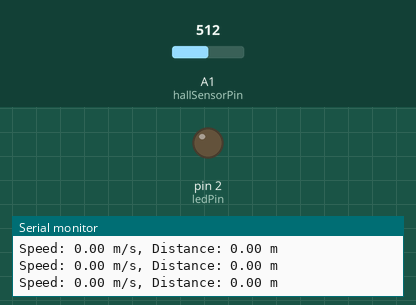
A sketch run on a simulated Arduino Uno, built with avr-gcc and run on an emulated ATmega328P. Parts: output pins drawn as LEDs (lit = HIGH), the last lines printed to the serial monitor. Inputs (shaded band) come from the test bench; at power-on: A1 (hallSensorPin) = 512.

Above: at 1.8 s.
1.9 s: A1 (hallSensorPin) set to 416
3.4 s: A1 (hallSensorPin) set to 389
At 5.2 s:
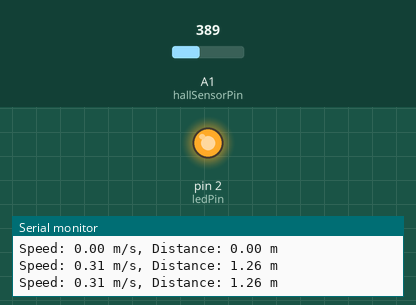
5.5 s: A1 (hallSensorPin) set to 410
At 7.3 s:
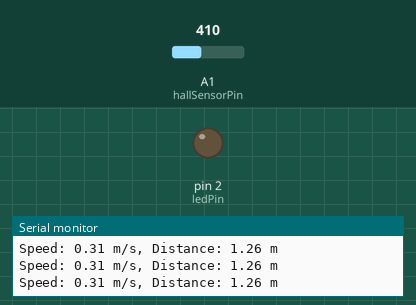
7.6 s: A1 (hallSensorPin) set to 390
At 8.5 s:
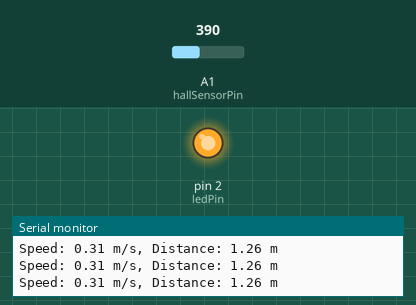
Timing chart, 0 to 10.6 s (numbered marks = the images above; inputs shaded):
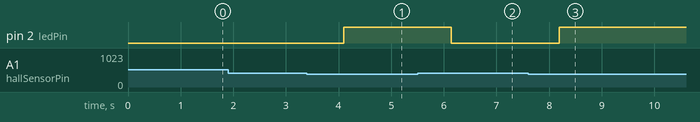

Measured:
- the behaviour switches between 400 and 399 on A1 (hallSensorPin) (found by bisection; images 0 and 1)
- after the input at 3.4 s, pin 2 (ledPin): LOW → HIGH after 0.70 s
- after the input at 5.5 s, pin 2 (ledPin): HIGH → LOW after 0.64 s
- after the input at 7.6 s, pin 2 (ledPin): LOW → HIGH after 0.59 s

The sketch:

hall_effect_interrupt.ino
```cpp
#include <math.h>
#include <avr/interrupt.h>

// Pin definitions
const int hallSensorPin = A1;  // Analog pin for Hall effect sensor
const int ledPin = 2;          // LED pin for visual indicator

// Bicycle and calculation variables
volatile int state = 0;        // State of the Hall effect sensor
volatile int passing = 0;      // Tracks whether the magnet is passing
volatile float wheelDiam = 40.0;  // Wheel diameter in cm (adjust if needed)
volatile float wheelCircumference = 0.0; // Calculated circumference in cm
volatile float distance = 0.0;  // Total distance traveled in cm
volatile int revolutionCount = 0; // Revolution count

// Timer variables
volatile unsigned long lastPulseTime = 0; // Last time the Hall effect sensor triggered (micros)
volatile unsigned long currentPulseTime = 0; // Current time the Hall effect sensor triggered (micros)
volatile float speed = 0.0; // Speed in cm/s

void setup() {
  Serial.begin(9600);

  // Pin setup
  pinMode(ledPin, OUTPUT);
  pinMode(hallSensorPin, INPUT);

  // Calculate wheel circumference
  wheelCircumference = wheelDiam * M_PI;

  // Timer setup (Timer1 for 1 ms interval)
  noInterrupts();             // Disable interrupts during setup
  TCCR1A = 0;                 // Clear Timer1 control registers
  TCCR1B = 0;
  TCNT1 = 0;                  // Initialize counter to 0
  OCR1A = 15999;              // Compare match register for 1 ms (16 MHz clock / 1024 prescaler)
  TCCR1B |= (1 << WGM12);     // CTC mode
  TCCR1B |= (1 << CS12) | (1 << CS10); // Prescaler 1024
  TIMSK1 |= (1 << OCIE1A);    // Enable Timer1 compare interrupt
  interrupts();               // Enable interrupts
}

void loop() {
  // Main loop displays speed and distance at regular intervals
  Serial.print("Speed: ");
  Serial.print(speed / 100.0);  // Convert cm/s to m/s
  Serial.print(" m/s, Distance: ");
  Serial.print(distance / 100.0);  // Convert cm to meters
  Serial.println(" m");

  delay(500);  // Adjust for the desired display update rate
}

// Hall effect sensor pulse detection function
void detectRevolution() {
  state = analogRead(hallSensorPin);

  // Trigger revolution detection on low sensor state
  if (state < 400) {
    if (passing == 0) { // Ensure only one pulse per magnet pass
      digitalWrite(ledPin, HIGH); // Turn on LED
      currentPulseTime = micros(); // Record current time
      unsigned long timeDiff = currentPulseTime - lastPulseTime;

      if (timeDiff > 0) {
        speed = wheelCircumference / (timeDiff / 1000000.0); // Speed in cm/s
      }

      lastPulseTime = currentPulseTime; // Update last pulse time
      distance += wheelCircumference;  // Increment total distance
      revolutionCount++;               // Increment revolution count
      passing = 1;
    }
  } else {
    digitalWrite(ledPin, LOW); // Turn off LED when magnet is not passing
    passing = 0;              // Reset passing state
  }
}

// Timer1 interrupt service routine (1 ms interval)
ISR(TIMER1_COMPA_vect) {
  detectRevolution(); // Check Hall effect sensor state in the interrupt
}
```
